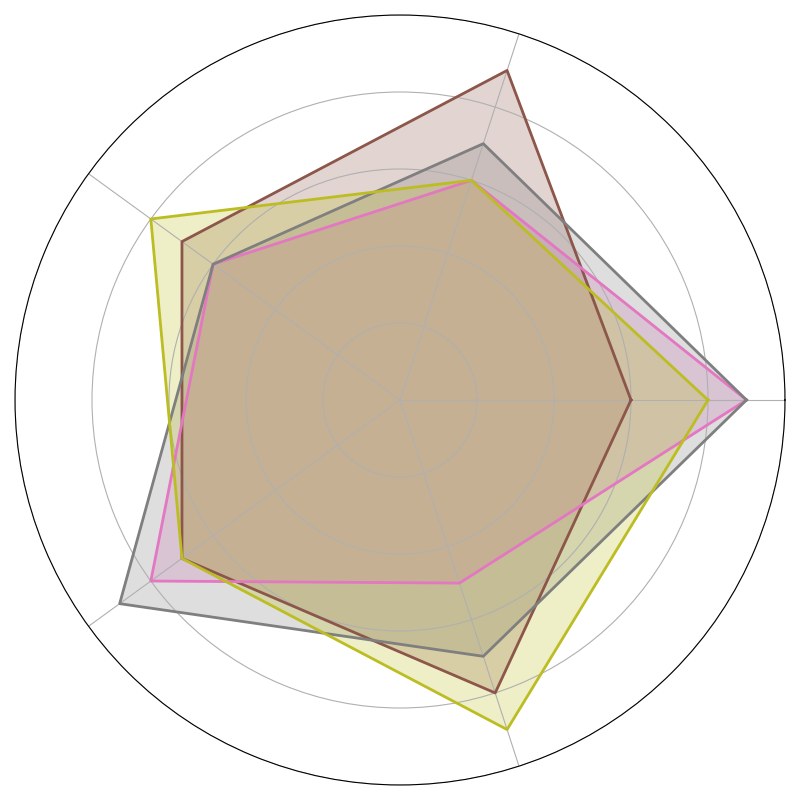

Generate this figure with Python:
import matplotlib.pyplot as plt
import numpy as np

categories = ['Alchemy', 'Spell Casting', 'Potion Brewing', 'Enchanting', 'Summoning']
N = len(categories)

wizard_factions = {
    'Elemental Guild': [6, 9, 7, 7, 8],
    'Mystic Union': [9, 6, 6, 8, 5],
    'Arcane Brotherhood': [9, 7, 6, 9, 7],
    'Ethereal Domain': [8, 6, 8, 7, 9]
}

data = {name: np.array(values + [values[0]]) for name, values in wizard_factions.items()}
angles = np.linspace(0, 2 * np.pi, N, endpoint=False).tolist()
angles += angles[:1]

new_colors = ['#8c564b', '#e377c2', '#7f7f7f', '#bcbd22']

fig, ax = plt.subplots(figsize=(8, 8), subplot_kw=dict(polar=True))

for (name, values), color in zip(data.items(), new_colors):
    ax.fill(angles, values, color=color, alpha=0.25)
    ax.plot(angles, values, color=color, linewidth=2)

ax.set_xticks(angles[:-1])
ax.set_xticklabels([])
ax.set_yticklabels([])
ax.set_ylim(0, 10)

plt.tight_layout()
plt.show()
